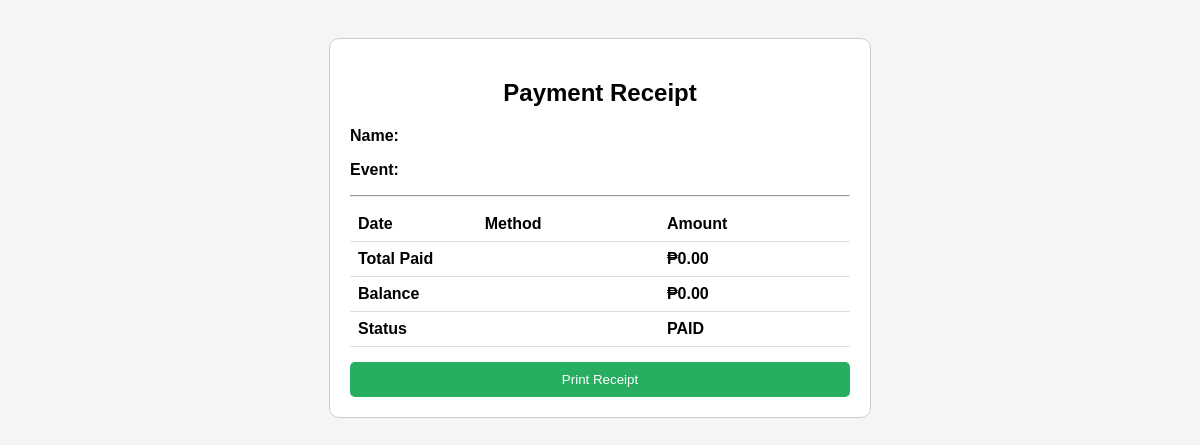
The page /receipt.php?user_id=15&event_id=8 (signed in) on the database as committed earlier.
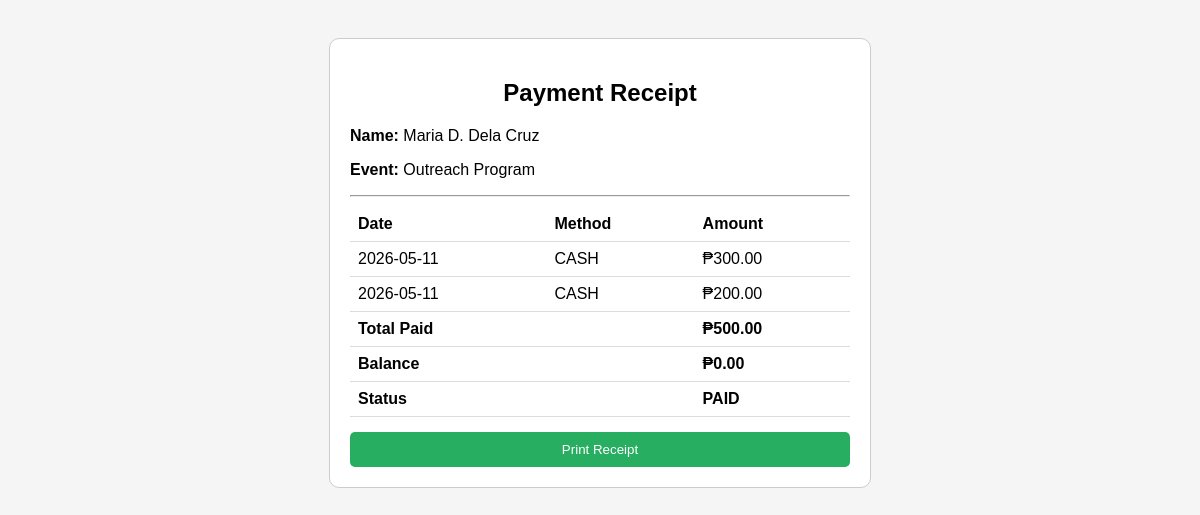
The same page on the database as committed later.
### tables this page shows
CREATE TABLE `payments` (
  `id` int(11) NOT NULL,
  `user_id` int(11) DEFAULT NULL,
  `event_id` int(11) DEFAULT NULL,
  `amount_paid` decimal(10,2) NOT NULL,
  `payment_date` date DEFAULT NULL,
  `payment_method` enum('cash','gcash','bank') DEFAULT NULL
);

### receipt.php (the view, shortened to what this page needs)
<?php
require_once 'database.php';
$user_id = (int)($_GET['user_id'] ?? 0);
$event_id = (int)($_GET['event_id'] ?? 0);
$data = $conn->query("
    SELECT u.name, e.event_name, e.fee,
           SUM(p.amount_paid) AS total_paid
    FROM payments p
    JOIN users u ON u.id = p.user_id
    JOIN events e ON e.id = p.event_id
    WHERE p.user_id = $user_id AND p.event_id = $event_id
")->fetch_assoc();
$payments = $conn->query("
    SELECT * FROM payments
    WHERE user_id = $user_id AND event_id = $event_id
    ORDER BY payment_date ASC
");
$balance = $data['fee'] - $data['total_paid'];
?>
<!DOCTYPE html>
<html>
<head>
</head>
<body>
<div class="receipt">
<h2>Payment Receipt</h2>
<p><strong>Name:</strong> <?= htmlspecialchars($data['name']) ?></p>
<p><strong>Event:</strong> <?= htmlspecialchars($data['event_name']) ?></p>
<hr>
<table>
<tr><th>Date</th><th>Method</th><th>Amount</th></tr>
<?php while($p = $payments->fetch_assoc()): ?>
<tr>
    <td><?= $p['payment_date'] ?></td>
    <td><?= strtoupper($p['payment_method']) ?></td>
    <td>₱<?= number_format($p['amount_paid'],2) ?></td>
</tr>
<?php endwhile; ?>
<tr class="total">
    <td colspan="2">Total Paid</td>
    <td>₱<?= number_format($data['total_paid'],2) ?></td>
</tr>
<tr class="total">
    <td colspan="2">Balance</td>
    <td>₱<?= number_format($balance,2) ?></td>
</tr>
<tr class="total">
    <td colspan="2">Status</td>
    <td><?= $balance <= 0 ? 'PAID' : 'PARTIAL' ?></td>
</tr>
</table>
<button onclick="window.print()" class="print-btn">Print Receipt</button>
</div>
</body>
</html>

Rows that differ between the two databases and show on the page:
added payments: payment_date "2026-05-11", payment_method "CASH", amount_paid "300.00"
added payments: payment_date "2026-05-11", payment_method "CASH", amount_paid "200.00"
Other text that changed with them:
$data['name']: (not shown) → "Maria D. Dela Cruz"
$data['event_name']: (not shown) → "Outreach Program"
$data['total_paid']: "0.00" → "500.00"
